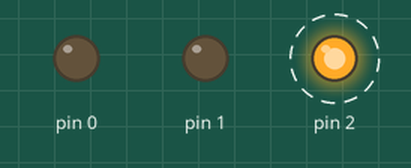
Simulated run of this sketch. Board: Arduino Uno, built with avr-gcc and run on an emulated ATmega328P. Shown: output pins drawn as LEDs (lit = HIGH). Dashed ring = blinking.

Above: at 0.5 s.
Timing chart, 0 to 4.6 s (numbered marks = the images above):
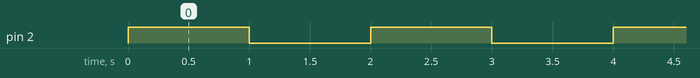

Measured:
- by itself, pin 2: alternates HIGH for 1.0 s and LOW for 1.0 s

The sketch:

LED.ino
```cpp
void setup() {
 DDRD = DDRD | 0b00000111;

}

void loop() {
 PORTD = PORTD | 0b00000100;
 delay(1000);
 PORTD = PORTD & 0b11111000;
 delay(1000);


}
```
